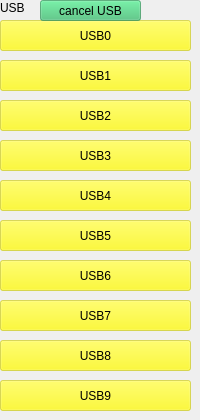
            <widget class="QWidget" name="pg_usb">
             <widget class="QPushButton" name="bt_usb1">
              <property name="geometry">
               <rect>
                <x>0</x>
                <y>60</y>
                <width>191</width>
                <height>31</height>
               </rect>
              </property>
              <property name="styleSheet">
               <string notr="true">QPushButton{
background-color: rgba(255, 253, 0, 124);
}
QPushButton:hover{
	background-color: rgb(3, 160, 37);
}
</string>
              </property>
              <property name="text">
               <string>USB1</string>
              </property>
             </widget>
             <widget class="QLabel" name="label_2">
              <property name="geometry">
               <rect>
                <x>0</x>
                <y>0</y>
                <width>31</width>
                <height>16</height>
               </rect>
              </property>
              <property name="text">
               <string>USB</string>
              </property>
             </widget>
             <widget class="QPushButton" name="bt_usb2">
              <property name="geometry">
               <rect>
                <x>0</x>
                <y>100</y>
                <width>191</width>
                <height>31</height>
               </rect>
              </property>
              <property name="styleSheet">
               <string notr="true">QPushButton{
background-color: rgba(255, 253, 0, 124);
}
QPushButton:hover{
	background-color: rgb(3, 160, 37);
}
</string>
              </property>
              <property name="text">
               <string>USB2</string>
              </property>
             </widget>
             <widget class="QPushButton" name="bt_usb3">
              <property name="geometry">
               <rect>
                <x>0</x>
                <y>140</y>
                <width>191</width>
                <height>31</height>
               </rect>
              </property>
              <property name="styleSheet">
               <string notr="true">QPushButton{
background-color: rgba(255, 253, 0, 124);
}
QPushButton:hover{
	background-color: rgb(3, 160, 37);
}
</string>
              </property>
              <property name="text">
               <string>USB3</string>
              </property>
             </widget>
             <widget class="QPushButton" name="bt_usb4">
              <property name="geometry">
               <rect>
                <x>0</x>
                <y>180</y>
                <width>191</width>
                <height>31</height>
               </rect>
              </property>
              <property name="styleSheet">
               <string notr="true">QPushButton{
background-color: rgba(255, 253, 0, 124);
}
QPushButton:hover{
	background-color: rgb(3, 160, 37);
}
</string>
              </property>
              <property name="text">
               <string>USB4</string>
              </property>
             </widget>
             <widget class="QPushButton" name="bt_usb5">
              <property name="geometry">
               <rect>
                <x>0</x>
                <y>220</y>
                <width>191</width>
                <height>31</height>
               </rect>
              </property>
              <property name="styleSheet">
               <string notr="true">QPushButton{
background-color: rgba(255, 253, 0, 124);
}
QPushButton:hover{
	background-color: rgb(3, 160, 37);
}
</string>
              </property>
              <property name="text">
               <string>USB5</string>
              </property>
             </widget>
             <widget class="QPushButton" name="bt_usb6">
              <property name="geometry">
               <rect>
                <x>0</x>
                <y>260</y>
                <width>191</width>
                <height>31</height>
               </rect>
              </property>
              <property name="styleSheet">
               <string notr="true">QPushButton{
background-color: rgba(255, 253, 0, 124);
}
QPushButton:hover{
	background-color: rgb(3, 160, 37);
}
</string>
              </property>
              <property name="text">
               <string>USB6</string>
              </property>
             </widget>
             <widget class="QPushButton" name="bt_usb7">
              <property name="geometry">
               <rect>
                <x>0</x>
                <y>300</y>
                <width>191</width>
                <height>31</height>
               </rect>
              </property>
              <property name="styleSheet">
               <string notr="true">QPushButton{
background-color: rgba(255, 253, 0, 124);
}
QPushButton:hover{
	background-color: rgb(3, 160, 37);
}
</string>
              </property>
              <property name="text">
               <string>USB7</string>
              </property>
             </widget>
             <widget class="QPushButton" name="bt_usb8">
              <property name="geometry">
               <rect>
                <x>0</x>
                <y>340</y>
                <width>191</width>
                <height>31</height>
               </rect>
              </property>
              <property name="styleSheet">
               <string notr="true">QPushButton{
background-color: rgba(255, 253, 0, 124);
}
QPushButton:hover{
	background-color: rgb(3, 160, 37);
}
</string>
              </property>
              <property name="text">
               <string>USB8</string>
              </property>
             </widget>
             <widget class="QPushButton" name="bt_usb9">
              <property name="geometry">
               <rect>
                <x>0</x>
                <y>380</y>
                <width>191</width>
                <height>31</height>
               </rect>
              </property>
              <property name="styleSheet">
               <string notr="true">QPushButton{
background-color: rgba(255, 253, 0, 124);
}
QPushButton:hover{
	background-color: rgb(3, 160, 37);
}
</string>
              </property>
              <property name="text">
               <string>USB9</string>
              </property>
             </widget>
             <widget class="QPushButton" name="bt_usb0">
              <property name="geometry">
               <rect>
                <x>0</x>
                <y>20</y>
                <width>191</width>
                <height>31</height>
               </rect>
              </property>
              <property name="styleSheet">
               <string notr="true">QPushButton{
background-color: rgba(255, 253, 0, 124);
}
QPushButton:hover{
	background-color: rgb(3, 160, 37);
}
</string>
              </property>
              <property name="text">
               <string>USB0</string>
              </property>
             </widget>
             <widget class="QPushButton" name="bt_usbcancel">
              <property name="geometry">
               <rect>
                <x>40</x>
                <y>0</y>
                <width>101</width>
                <height>21</height>
               </rect>
              </property>
              <property name="styleSheet">
               <string notr="true">QPushButton{
background-color: rgba(64, 191, 115, 160);
}

QPushButton:hover{
	background-color: rgba(255, 0, 140, 114);
}</string>
              </property>
              <property name="text">
               <string>cancel USB</string>
              </property>
             </widget>
            </widget>
